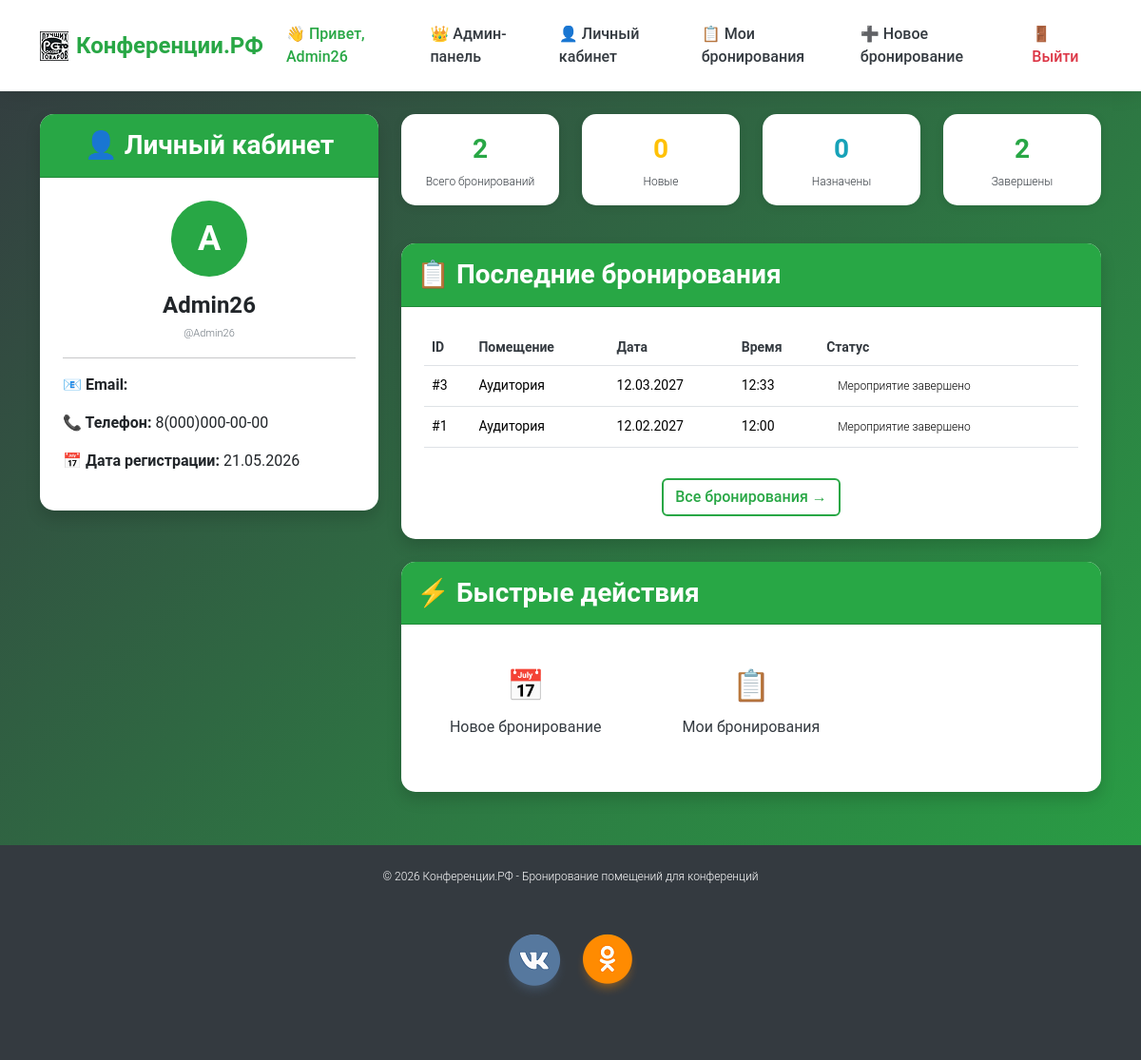
/profile/ (signed in), run on the app's committed database.
### proekt/models.py (models this page shows, shortened)
class UserProfile(models.Model):
    user = models.OneToOneField(User, on_delete=models.CASCADE, related_name='profile')
    phone = models.CharField(
        max_length=20,
        validators=[
            RegexValidator(
                regex=r'^8\(\d{3}\)\d{3}-\d{2}-\d{2}$',
                message='Телефон должен быть в формате: 8(XXX)XXX-XX-XX'
            )
        ]
    )
    full_name = models.CharField(
        max_length=200,
        validators=[
            RegexValidator(
                regex=r'^[А-Яа-яЁё\s]+$',
                message='ФИО должно содержать только буквы кириллицы и пробелы'
            )
        ]
    )
    created_at = models.DateTimeField(auto_now_add=True)

class Booking(models.Model):
    STATUS_CHOICES = [
        ('Новая', 'Новая'),
        ('Мероприятие назначено', 'Мероприятие назначено'),
        ('Мероприятие завершено', 'Мероприятие завершено'),
    ]
    PAYMENT_CHOICES = [
        ('наличными', 'Наличными'),
        ('перевод по номеру телефона', 'Перевод по номеру телефона'),
        ('банковская карта', 'Банковская карта'),
    ]
    user = models.ForeignKey(User, on_delete=models.CASCADE, related_name='bookings')
    hall = models.ForeignKey(Hall, on_delete=models.CASCADE, related_name='bookings')
    event_date = models.DateField(verbose_name='Дата проведения')
    start_time = models.TimeField(verbose_name='Время начала')
    duration_hours = models.IntegerField(default=2, verbose_name='Длительность (часы)')
    payment_method = models.CharField(max_length=50, choices=PAYMENT_CHOICES)
    status = models.CharField(max_length=50, choices=STATUS_CHOICES, default='Новая')
    created_at = models.DateTimeField(auto_now_add=True)
    updated_at = models.DateTimeField(auto_now=True)
    class Meta:
        ordering = ['-created_at']

class Hall(models.Model):
    HALL_CHOICES = [
        ('Аудитория', 'Аудитория'),
        ('Коворкинг', 'Коворкинг'),
        ('Кинозал', 'Кинозал'),
    ]
    name = models.CharField(max_length=50, choices=HALL_CHOICES, unique=True)
    capacity = models.IntegerField(verbose_name='Вместимость')
    description = models.TextField(blank=True)
    price_per_hour = models.DecimalField(max_digits=10, decimal_places=2, default=0)

### proekt/views.py (the view)
# urls.py: path('profile/', views.profile_view, name='profile'),
@login_required
def profile_view(request):
    try:
        user_profile = request.user.profile
    except UserProfile.DoesNotExist:
        user_profile = UserProfile.objects.create(
            user=request.user,
            full_name=request.user.get_full_name() or request.user.username,
            phone='8(000)000-00-00'
        )
    user_bookings = Booking.objects.filter(user=request.user)
    total_bookings = user_bookings.count()
    new_bookings = user_bookings.filter(status='Новая').count()
    scheduled_bookings = user_bookings.filter(status='Мероприятие назначено').count()
    completed_bookings = user_bookings.filter(status='Мероприятие завершено').count()
    recent_bookings = user_bookings[:5]
    context = {
        'user_profile': user_profile,
        'total_bookings': total_bookings,
        'new_bookings': new_bookings,
        'scheduled_bookings': scheduled_bookings,
        'completed_bookings': completed_bookings,
        'recent_bookings': recent_bookings,
    }
    return render(request, 'profile.html', context)

### templates/profile.html (shortened to what this page needs)
{% extends 'base.html' %}
{% load static %}
{% block content %}
<div class="row fade-in-up">
    <div class="col-md-4 mb-4">
        <div class="card shadow">
            <div class="card-header text-center">
                <h3 class="mb-0">👤 Личный кабинет</h3>
            </div>
            <div class="card-body text-center">
                <div class="profile-avatar mb-3">
                    <div class="avatar-circle">
                        {{ user.username|first|upper }}
                    </div>
                </div>
                <h4>{{ user_profile.full_name }}</h4>
                <p class="text-muted">@{{ user.username }}</p>
                <hr>
                <div class="text-start">
                    <p><strong>📧 Email:</strong> {{ user.email }}</p>
                    <p><strong>📞 Телефон:</strong> {{ user_profile.phone }}</p>
                    <p><strong>📅 Дата регистрации:</strong> {{ user.date_joined|date:"d.m.Y" }}</p>
                </div>
            </div>
        </div>
    </div>
    <div class="col-md-8">
        <div class="row mb-4">
            <div class="col-md-3 col-6 mb-3">
                <div class="stat-card">
                    <div class="stat-number">{{ total_bookings }}</div>
                    <div class="stat-label">Всего бронирований</div>
                </div>
            </div>
            <div class="col-md-3 col-6 mb-3">
                <div class="stat-card status-new">
                    <div class="stat-number">{{ new_bookings }}</div>
                    <div class="stat-label">Новые</div>
                </div>
            </div>
            <div class="col-md-3 col-6 mb-3">
                <div class="stat-card status-scheduled">
                    <div class="stat-number">{{ scheduled_bookings }}</div>
                    <div class="stat-label">Назначены</div>
                </div>
            </div>
            <div class="col-md-3 col-6 mb-3">
                <div class="stat-card status-completed">
                    <div class="stat-number">{{ completed_bookings }}</div>
                    <div class="stat-label">Завершены</div>
                </div>
            </div>
        </div>
        <div class="card shadow">
            <div class="card-header">
                <h3 class="mb-0">📋 Последние бронирования</h3>
            </div>
            <div class="card-body">
                {% if recent_bookings %}
                    <div class="table-responsive">
                        <table class="table table-hover">
                            <thead>
                                <tr>
                                    <th>ID</th>
                                    <th>Помещение</th>
                                    <th>Дата</th>
                                    <th>Время</th>
                                    <th>Статус</th>
                                </tr>
                            </thead>
                            <tbody>
                                {% for booking in recent_bookings %}
                                    <tr>
                                        <td>#{{ booking.id }}</td>
                                        <td>{{ booking.hall.name }}</td>
                                        <td>{{ booking.event_date|date:"d.m.Y" }}</td>
                                        <td>{{ booking.start_time|time:"H:i" }}</td>
                                        <td>
                                            <span class="booking-status status-{{ booking.status|slugify }}">
                                                {{ booking.status }}
                                            </span>
                                        </td>
                                    </tr>
                                {% endfor %}
                            </tbody>
                        </table>
                    </div>
                    <div class="text-center mt-3">
                        <a href="{% url 'bookings' %}" class="btn btn-outline-primary">Все бронирования →</a>
                    </div>
                {% else %}
                    <div class="text-center py-4">
                        <div class="display-4 mb-3">📭</div>
                        <p>У вас пока нет бронирований</p>
                        <a href="{% url 'create_booking' %}" class="btn btn-primary">Создать бронирование</a>
                    </div>
                {% endif %}
            </div>
        </div>
        <div class="card shadow mt-4">
            <div class="card-header">
                <h3 class="mb-0">⚡ Быстрые действия</h3>
            </div>
            <div class="card-body">
                <div class="row text-center">
                    <div class="col-md-4 mb-3">
                        <a href="{% url 'create_booking' %}" class="quick-action">
                            <div class="quick-icon">📅</div>
                            <div>Новое бронирование</div>
                        </a>
                    </div>
                    <div class="col-md-4 mb-3">
                        <a href="{% url 'bookings' %}" class="quick-action">
                            <div class="quick-icon">📋</div>
                            <div>Мои бронирования</div>
                        </a>
                    </div>
                </div>
            </div>
        </div>
    </div>
</div>
{% endblock %}

### templates/base.html (shortened to what this page needs)
<!DOCTYPE html>
<html lang="ru">
<head>
     {% load django_bootstrap5 %}
     {% bootstrap_css %}
    {% load static %}
    <link rel="stylesheet" href="{% static 'style/style.css' %}">
</head>
<body>
    <nav class="navbar navbar-expand-lg">
        <div class="container">
            <a class="navbar-brand" href="{% url 'index' %}">
                <img src="{% static 'media/quality_icon10.png' %}" alt="">
                <span class="brand-text">Конференции.РФ</span>
            </a>
            <div class="collapse navbar-collapse" id="navbarNav">
                <ul class="navbar-nav ms-auto">
                    {% if user.is_authenticated %}
                        <li class="nav-item"><span class="nav-link user-greeting">👋 Привет, {{ user.username }}</span></li>
                        {% if user.is_superuser or user.username == 'Admin26' %}
                            <li class="nav-item"><a class="nav-link" href="/admin/">👑 Админ-панель</a></li>
                        {% endif %}
                        <li class="nav-item"><a class="nav-link" href="{% url 'profile' %}">👤 Личный кабинет</a></li>
                        <li class="nav-item"><a class="nav-link" href="{% url 'bookings' %}">📋 Мои бронирования</a></li>
                        <li class="nav-item"><a class="nav-link" href="{% url 'create_booking' %}">➕ Новое бронирование</a></li>
                        <li class="nav-item"><a class="nav-link logout-btn" href="{% url 'logout' %}">🚪 Выйти</a></li>
                    {% else %}
                        <li class="nav-item"><a class="nav-link" href="{% url 'login' %}">🔐 Вход</a></li>
                        <li class="nav-item"><a class="nav-link" href="{% url 'register' %}">📝 Регистрация</a></li>
                    {% endif %}
                </ul>
            </div>
        </div>
    </nav>
    <main class="container my-4">
        {% block content %}{% endblock %}
    </main>
    <footer>
        <div class="container">
            <p>&copy; 2026 Конференции.РФ - Бронирование помещений для конференций</p>
            <img src="{% static 'media/soc.png' %}" alt="социальные сети">
        </div>
    </footer>
</body>
</html>

### static/style/style.css (style rules this page uses)
* { margin: 0; padding: 0; box-sizing: border-box; }
body { font-family: 'Roboto', sans-serif; background: linear-gradient(135deg, #343A40 0%, #28A745 100%); min-height: 100vh; font-size: 16px; font-weight: 400; color: #343A40; line-height: 1.5; }
.navbar { background: #FFFFFF !important; box-shadow: 0 2px 20px rgba(0,0,0,0.1); padding: 1rem 0; }
.navbar-brand { display: flex; align-items: center; gap: 0.5rem; font-size: 1.5rem; font-weight: 700; color: #28A745 !important; text-decoration: none; transition: transform 0.3s; }
.brand-text { font-weight: 700; }
.nav-link { color: #343A40 !important; font-weight: 500; transition: color 0.3s; padding: 0.5rem 1rem; border-radius: 8px; }
.user-greeting { color: #28A745 !important; font-weight: 500; }
.logout-btn { color: #dc3545 !important; }
h3, h4, h5, h6 { font-weight: 600; }
.booking-status { display: inline-block; padding: 0.25rem 0.75rem; border-radius: 20px; font-size: 12px; font-weight: 300; }
.btn-outline-primary { border: 2px solid #28A745 !important; color: #28A745 !important; background: transparent; font-weight: 500; }
footer { background: #343A40; color: #FFFFFF; text-align: center; padding: 2rem; margin-top: 3rem; }
footer p { font-size: 12px; font-weight: 300; margin: 0; }
.fade-in-up { animation: fadeInUp 0.6s ease; }
.card { border: none; border-radius: 15px; overflow: hidden; background: #FFFFFF; }
.card-header { background: #28A745; color: white; font-weight: 600; padding: 1rem; font-size: 16px; }
.card-body { padding: 1.5rem; }
.text-muted { color: #6c757d !important; font-size: 12px; font-weight: 300; }
.avatar-circle { width: 80px; height: 80px; background: #28A745; border-radius: 50%; display: flex; align-items: center; justify-content: center; margin: 0 auto; font-size: 36px; font-weight: 700; color: white; }
.stat-card { background: #FFFFFF; border-radius: 15px; padding: 1rem; text-align: center; box-shadow: 0 2px 10px rgba(0,0,0,0.1); transition: transform 0.3s; }
.stat-number { font-size: 28px; font-weight: 700; color: #28A745; }
.stat-label { font-size: 12px; font-weight: 300; color: #343A40; margin-top: 0.25rem; }
.status-new .stat-number { color: #ffc107; }
.status-scheduled .stat-number { color: #17a2b8; }
.status-completed .stat-number { color: #28A745; }
.quick-action { text-decoration: none; color: #343A40; display: block; padding: 1rem; border-radius: 10px; transition: all 0.3s; }
.quick-icon { font-size: 2rem; margin-bottom: 0.5rem; }
.table th { font-size: 14px; font-weight: 600; color: #343A40; }
.table td { font-size: 14px; font-weight: 400; vertical-align: middle; }
html, body { height: 100%; margin: 0; padding: 0; }
body { display: flex; flex-direction: column; min-height: 100vh; }
main { flex: 1 0 auto; }
footer { flex-shrink: 0; background: #343A40; color: #FFFFFF; text-align: center; padding: 1.5rem; margin-top: 2rem; }
.text-muted { font-size: 11px; margin-top: 0.25rem; display: block; }

### data on the page
UserProfile: full_name "Admin26", phone "8(000)000-00-00"
Booking: id "3", hall.name "Аудитория", event_date "12.03.2027", start_time "12:33", status "Мероприятие завершено"
Booking: id "1", hall.name "Аудитория", event_date "12.02.2027", start_time "12:00", status "Мероприятие завершено"

### other printed values
{{ user.username }} "Admin26"
{{ user.username|first|upper }} "A"
{{ user.date_joined|date:"d.m.Y" }} "21.05.2026"
{{ total_bookings }} "2"
{{ new_bookings }} "0"
{{ scheduled_bookings }} "0"
{{ completed_bookings }} "2"
